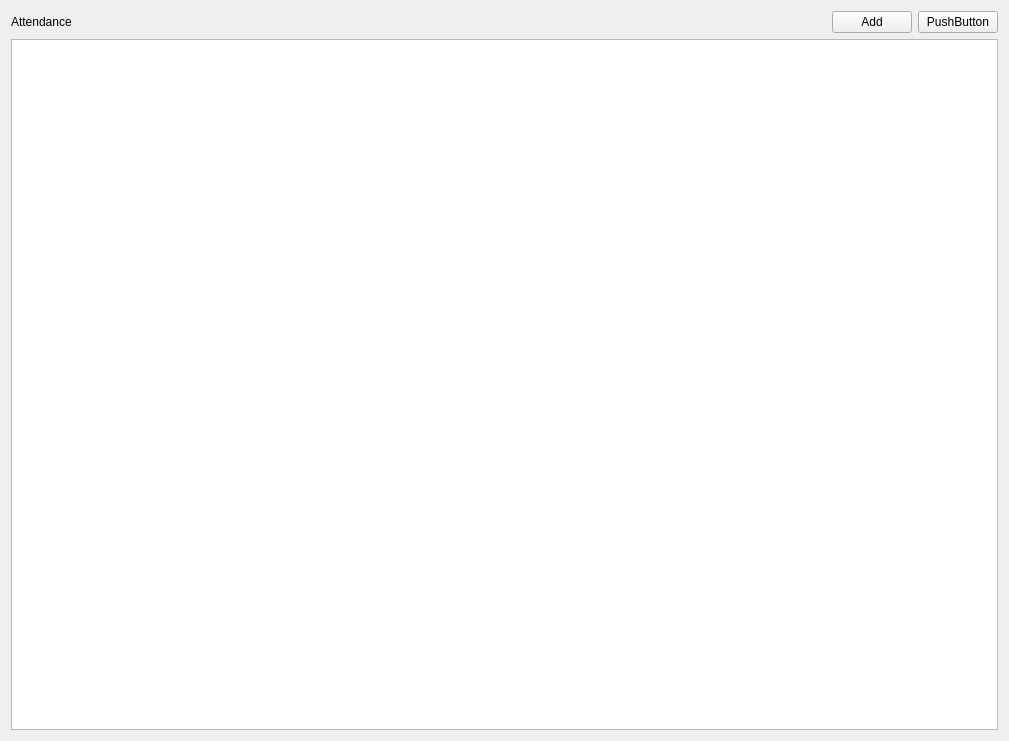
<?xml version="1.0" encoding="UTF-8"?>
<ui version="4.0">
 <class>AttendanceWidget</class>
 <widget class="QWidget" name="AttendanceWidget">
  <property name="geometry">
   <rect>
    <x>0</x>
    <y>0</y>
    <width>1009</width>
    <height>741</height>
   </rect>
  </property>
  <property name="windowTitle">
   <string>Form</string>
  </property>
  <layout class="QHBoxLayout" name="horizontalLayout">
   <item>
    <layout class="QVBoxLayout" name="mainLayout" stretch="2,8">
     <item>
      <layout class="QHBoxLayout" name="titleLayout">
       <item>
        <widget class="QLabel" name="label">
         <property name="text">
          <string>Attendance</string>
         </property>
        </widget>
       </item>
       <item>
        <spacer name="horizontalSpacer">
         <property name="orientation">
          <enum>Qt::Horizontal</enum>
         </property>
         <property name="sizeHint" stdset="0">
          <size>
           <width>40</width>
           <height>20</height>
          </size>
         </property>
        </spacer>
       </item>
       <item>
        <widget class="QPushButton" name="addButton">
         <property name="text">
          <string>Add</string>
         </property>
        </widget>
       </item>
       <item>
        <widget class="QPushButton" name="pushButton">
         <property name="text">
          <string>PushButton</string>
         </property>
        </widget>
       </item>
      </layout>
     </item>
     <item>
      <layout class="QHBoxLayout" name="horizontalLayout_3">
       <item>
        <widget class="QTableView" name="tableView"/>
       </item>
      </layout>
     </item>
    </layout>
   </item>
  </layout>
 </widget>
 <resources/>
 <connections/>
</ui>
